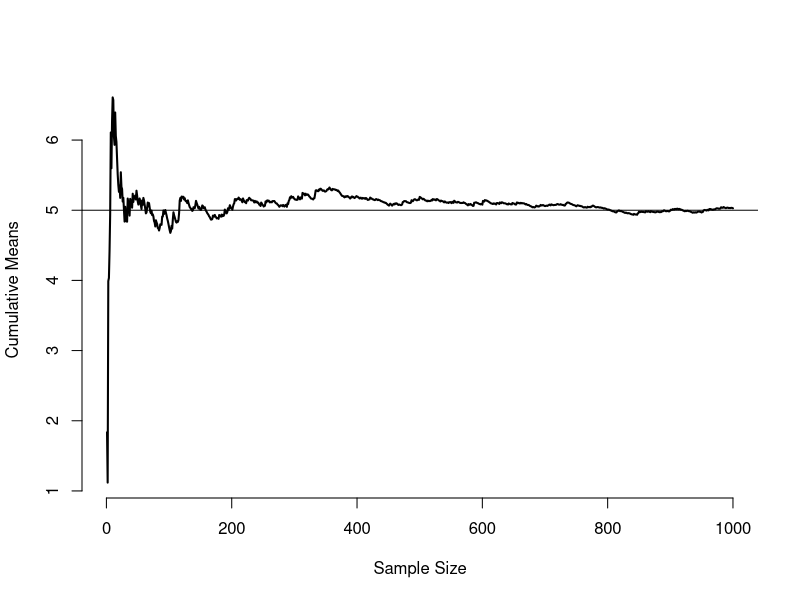
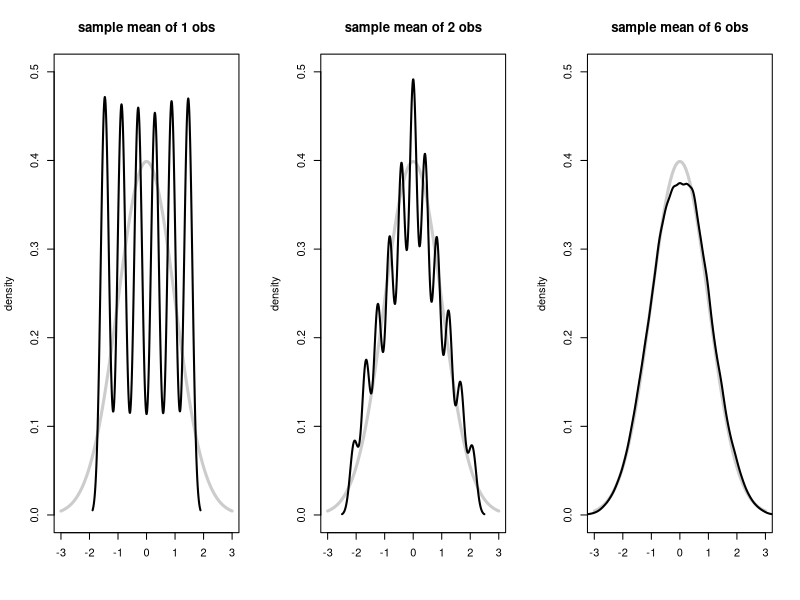
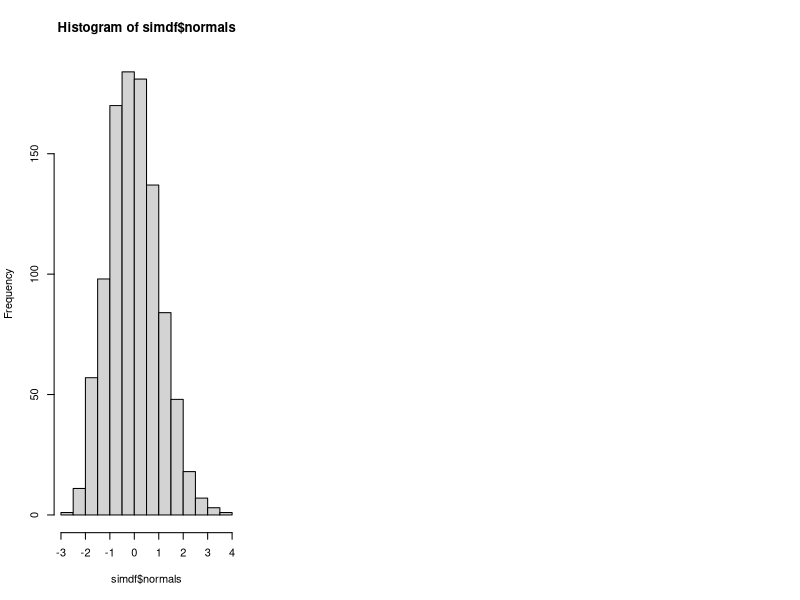

Source code (R) for these figures, in order: (Note: this script raises an error after producing the figures.)
## ---- chunk 1
# set our runtime environment and global defaults.
require(knitr, quietly = TRUE)
require(utils, quietly = TRUE)
require(ggplot2, quietly = TRUE)
require(scales, quietly = TRUE)
opts_chunk$set(echo = FALSE, cache = TRUE, cache.path = "cache/", fig.path = "figure/")
## ---- chunk 2
set.seed(040)
n <- 1000
lambda <- 0.2
means <- cumsum(rexp(n, lambda))/(1:n)
plot(1:n, means, type = "l", lwd = 2, frame = FALSE, ylab = "Cumulative Means", xlab = "Sample Size")
abline(h = 1/lambda)
## ---- chunk 3
par(mfrow = c(1, 3))
for (n in c(1, 2, 6)){
  temp <- matrix(sample(1 : 6, n * 10000, replace = TRUE), ncol = n)
  temp <- apply(temp, 1, mean)
  temp <- (temp - 3.5) / (1.71 / sqrt(n)) 
  dty <- density(temp)
  plot(dty$x, dty$y, xlab = "", ylab = "density", type = "n", xlim = c(-3, 3), ylim = c(0, .5))
  title(paste("sample mean of", n, "obs"))
  lines(seq(-3, 3, length = 100), dnorm(seq(-3, 3, length = 100)), col = grey(.8), lwd = 3)
  lines(dty$x, dty$y, lwd = 2)
}
## ---- chunk 4
set.seed(040)
lambda <- 0.2
observ <- 40
samples <- 1000
# simulated data 1000 sample rows by 40 observation columns
simdata <- matrix(sapply(1:samples, function(x) rexp(observ, lambda)), samples, observ)
# means and variances of each sample
simmeans <- apply(simdata, 1, function (x) mean(x[]))
simvars <- apply(simdata, 1, function (x) var(x[]))
mu = 1/lambda
se = sqrt(1/lambda^2)/sqrt(observ)
simnormals <- apply(simdata, 1, function (x) (mean(x[]) - mu)/se)
# put into data frame use with plots
simdf <- data.frame(means = simmeans, vars = simvars, normals = simnormals)

hist(simdf$normals)

# plot mean
ggplot(data = dfSampleMeanUniform, aes(sampleMean)) + geom_histogram(aes(y = ..density..), 
    col = "grey50", fill = "grey") + geom_density() + geom_line(aes(y = dens), 
    data = density, colour = "red", linetype = "dotted", size = 2) + facet_wrap(~size, 
    scales = "free")
## ---- chunk 5
sessionInfo()
